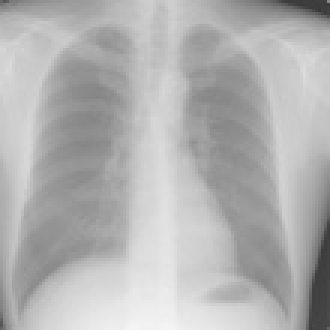
#> input picture Project/basic_editor/basic_editor/x_ray_images/001.jpg, 110 x 110 px, shrunk from 440 x 440 before the run (shown 3 times larger)
$ python main.py --source ../../../Project/basic_editor/basic_editor/x_ray_images/001.jpg
#> lines starting #> are read from the running program, lines starting #| are printed output that depends on the picture
#> further down, original_image is the input picture: shape (110, 110); min 57, max 245, mean 178.2
### Coursera/DUKE/Module1/utils/jpeg_compression.py
import numpy as np

def get_blocks(img: np.ndarray, block_size: int=8) -> np.ndarray:
    '''
    Get blocks of (block_size, block_size) from image

    Args:
    - img: image to be divided into blocks
    - block_size: size of block

    Returns:
    - blocks: list of blocks
    '''
#> called with block_size = 8
    blocks = []
    if img.shape[0] % block_size != 0 or img.shape[1] % block_size != 0:
        pad_row = block_size - img.shape[0] % block_size
#> pad_row = 2
        pad_col = block_size - img.shape[1] % block_size
#> pad_col = 2
        img = np.pad(img, ((0, pad_row), (0, pad_col)), mode="constant")
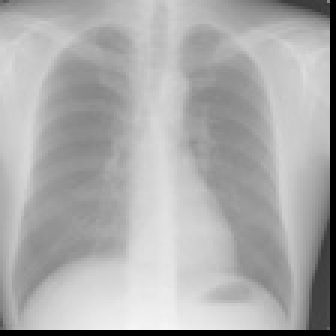
#> img: shape (112, 112) (shown 3 times larger); min 0, max 245, mean 171.9

    for i in range(0, img.shape[0], block_size):
        for j in range(0, img.shape[1], block_size):
            blocks.append(img[i:i+block_size, j:j+block_size])
#> after the loop, blocks = 196 items

    return blocks

def forward_transformation(block: np.ndarray, type: str="DCT") -> np.ndarray:
    '''
    DCT or DFT transformation of block

    Args:
    - block: block to be transformed
    - type: type of transformation

    Returns:
    - transformed block: block after transformation
    '''
    transformed_block = []
    if type == "DCT":
        block = block.astype(np.float64)
        dct_block = np.zeros_like(block, dtype=np.float64)

        m = block.shape[0] # 8 for 8x8 block
        n = block.shape[1] # 8 for 8x8 block

        for u in range(m):
            c_u = 1 / np.sqrt(m) if u == 0 else np.sqrt(2) / np.sqrt(m)

            for v in range(n):
                c_v = 1 / np.sqrt(n) if v == 0 else np.sqrt(2) / np.sqrt(n)
                sum_block = 0

                for x in range(m):
                    for y in range(n):
                        cos1 = np.cos((2*x + 1)*u*np.pi / (2 * m))
                        cos2 = np.cos((2*y + 1)*v*np.pi / (2 * n))
                        sum_block += block[x, y] * cos1 * cos2

                dct_block[u, v] = c_u * c_v * sum_block

        transformed_block = dct_block

    elif type == "DFT":
        # DFT
        transformed_block = []

    return transformed_block

def quantization(block: np.ndarray, type: str="normal", quantization_table_custom: np.ndarray=None) -> np.ndarray:
    '''
    Quantization of block

    Args:
    - block: block to be quantized
    - type: type of quantization
    - quantization_table_custom: custom quantization table

    Returns:
    - quantized block: block after quantization
    '''
    quantization_table = []
    if type == "normal":
        quantization_table = np.array([[16, 11, 10, 16, 24, 40, 51, 61],
                                        [12, 12, 14, 19, 26, 58, 60, 55],
                                        [14, 13, 16, 24, 40, 57, 69, 56],
                                        [14, 17, 22, 29, 51, 87, 80, 62],
                                        [18, 22, 37, 56, 68, 109, 103, 77],
                                        [24, 35, 55, 64, 81, 104, 113, 92],
                                        [49, 64, 78, 87, 103, 121, 120, 101],
                                        [72, 92, 95, 98, 112, 100, 103, 99]])
    elif type == "custom":
        if quantization_table_custom is None:
            raise ValueError("quantization_table_custom must be provided")
        quantization_table = quantization_table_custom

    quantized_block = np.round(block / quantization_table)
    return quantized_block

def inverse_transformation(block: np.ndarray, type: str="DCT") -> np.ndarray:
    '''
    Inverse transformation of DCT or DFT

    Args:
    - block: transformed block to be inverse transformed
    - type: type of transformation

    Returns:
    - inverse transformed block: block after inverse transformation
    '''
    inverse_transformed_block = []
    if type == "DCT":
        block = block.astype(np.float64)
        inverse_dct_block = np.zeros_like(block, dtype=np.float64)

        m = block.shape[0] # 8 for 8x8 block
        n = block.shape[1] # 8 for 8x8 block

        for x in range(m):
            for y in range(n):
                sum_block = 0
                for u in range(m):
                    c_u = 1 / np.sqrt(m) if u == 0 else np.sqrt(2) / np.sqrt(m)
                    for v in range(n):
                        c_v = 1 / np.sqrt(n) if v == 0 else np.sqrt(2) / np.sqrt(n)
                        cos1 = np.cos((2*x + 1)*u*np.pi / (2 * m))
                        cos2 = np.cos((2*y + 1)*v*np.pi / (2 * n))
                        sum_block += c_u * c_v * block[u, v] * cos1 * cos2

                inverse_dct_block[x, y] = sum_block

        inverse_dct_block = np.clip(inverse_dct_block, 0, 255) # Clip values to valid range
        inverse_dct_block = inverse_dct_block.astype(np.uint8) # Convert back to uint8
        inverse_transformed_block = inverse_dct_block

    elif type == "DFT":
        # DFT
        inverse_transformed_block = []

    return inverse_transformed_block


def inverse_quantization(quantized_block: np.ndarray, type: str="normal", quantization_table_custom: np.ndarray=None) -> np.ndarray:
    '''
    Inverse quantization of block

    Args:
    - quantized_block: quantized block to be inverse quantized
    - type: type of quantization
    - quantization_table_custom: custom quantization table

    Returns:
    - inverse quantized block: block after inverse quantization
    '''
    quantization_table = []
    if type == "normal":
        quantization_table = np.array([[16, 11, 10, 16, 24, 40, 51, 61],
                                        [12, 12, 14, 19, 26, 58, 60, 55],
                                        [14, 13, 16, 24, 40, 57, 69, 56],
                                        [14, 17, 22, 29, 51, 87, 80, 62],
                                        [18, 22, 37, 56, 68, 109, 103, 77],
                                        [24, 35, 55, 64, 81, 104, 113, 92],
                                        [49, 64, 78, 87, 103, 121, 120, 101],
                                        [72, 92, 95, 98, 112, 100, 103, 99]])
    elif type == "custom":
        if quantization_table_custom is None:
            raise ValueError("quantization_table_custom must be provided")
        quantization_table = quantization_table_custom

    inverse_quantization_block = quantized_block * quantization_table
    return inverse_quantization_block

### Coursera/DUKE/Module1/main.py
import numpy as np

import argparse
import cv2
import matplotlib.pyplot as plt

from utils.jpeg_compression import get_blocks, forward_transformation, quantization, inverse_quantization, inverse_transformation

def jpeg_compress(img: np.ndarray) -> np.ndarray:
    block_size = 8
    # Pipeline
    blocks = get_blocks(img, block_size=block_size)
#> blocks = 196 items
    blocks = [forward_transformation(block, type="DCT") for block in blocks]
    blocks = [quantization(block, type="normal") for block in blocks]

    # Reconstruction
    inversed_block = [inverse_quantization(block, type="normal") for block in blocks]
#> inversed_block = 196 items
    inversed_block = [inverse_transformation(block, type="DCT") for block in blocks]

    reconstructed_image = np.zeros_like(img)
    for i in range(0, img.shape[0], block_size):
        for j in range(0, img.shape[1], block_size):
            reconstructed_image[i:i+block_size, j:j+block_size] = inversed_block.pop(0)
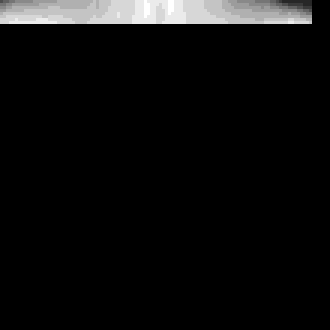
#> reconstructed_image: shape (110, 110) (shown 3 times larger); min 0, max 13, mean 0.676; drawn with min black and max white
    return reconstructed_image # in progress


def get_args():
    parser = argparse.ArgumentParser(description="Compress image in jpeg type")
    parser.add_argument("--source", help="Source image path", type=str)
    parser.add_argument("--resize", help="Resize image (--resize W H)", type=int, nargs='+')
    return parser.parse_args()


if __name__ == "__main__":
    args = get_args()

    print(f"Source image path: {args.source}")
    try:
        original_image = cv2.imread(args.source, cv2.IMREAD_GRAYSCALE)
        if original_image is None:
            raise FileNotFoundError(f"Could not load image from {args.source}")

        if args.resize:
            original_image = cv2.resize(original_image, (args.resize[0], args.resize[1]))

        reconstruct_image = jpeg_compress(original_image)
        mse = np.mean((original_image - reconstruct_image)**2)
        print(f"Mean Squared Error: {mse}")

        plt.figure(figsize=(12, 6))

        plt.subplot(1, 2, 1)
        plt.title("Original Image")
        plt.imshow(original_image, cmap='gray')

        plt.subplot(1, 2, 2)
        plt.title("Compressed Image")
        plt.imshow(reconstruct_image, cmap='gray')

        plt.tight_layout()
        plt.show()

    except Exception as e:
        print(f"Error: {e}")
#> (the run stopped early here; a loop or call above may not have finished)
